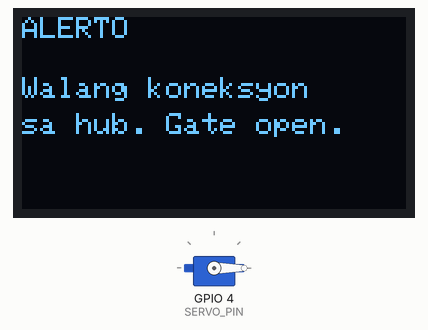
Simulated run of this sketch. Board: ESP32-S3. On the bench: 128×64 one-colour display, servo. WiFi joins after 1.5 s; servers stay silent unless stated; what the sketch prints to the serial monitor is not drawn.

Above: at 18.4 s.

The sketch:

esp32_display_gate.ino
```cpp
/*
  ALERTO output node: ESP32 + 0.96" SSD1306 OLED (128x64, I2C) + servo gate
  --------------------------------------------------------------------------
  Polls the Raspberry Pi every 2 s:  GET http://10.42.0.1/api/display
    {"gate":"open|closed","title":"GO TO ZONE A","lines":["Puno na ang Zone D.", ...],
     "levels":"A:L B:M C:M D:H","lang":"fil","zone":"A"}
  - OLED shows the commuter message (Filipino or English, set on the dashboard)
  - Servo turns to GATE_CLOSED_DEG when every segment is High, back to GATE_OPEN_DEG otherwise
  - If the Pi can't be reached for 15 s, the display says so and the gate stays OPEN (fail-safe)

  Libraries (Arduino Library Manager):
    "Adafruit SSD1306" (+ "Adafruit GFX Library"), "ESP32Servo", "ArduinoJson" (v7)
  Wiring (ESP32-S3 DevKit; change the pins below for other boards):
    OLED  VCC->3V3, GND->GND, SDA->GPIO8, SCL->GPIO9
    Servo signal->GPIO4, V+ -> 5V supply (NOT the 3V3 pin), GND -> shared GND
  A servo can draw 500 mA+ when moving: power it from a separate 5 V supply with
  its ground tied to the ESP32 ground, or the ESP32 will brown out.
*/
#include <Wire.h>
#include <WiFi.h>
#include <HTTPClient.h>
#include <ArduinoJson.h>
#include <Adafruit_GFX.h>
#include <Adafruit_SSD1306.h>
#include <ESP32Servo.h>

// ---------- config ----------
const char* WIFI_SSID   = "CommuterDensity";
const char* WIFI_PASS   = "";
const char* DISPLAY_URL = "http://10.42.0.1/api/display";

const int OLED_SDA = 8, OLED_SCL = 9;
const uint8_t OLED_ADDR = 0x3C;           // some boards use 0x3D
const int SERVO_PIN = 4;
const int GATE_OPEN_DEG = 0;
const int GATE_CLOSED_DEG = 90;
const uint32_t POLL_MS = 2000;
const uint32_t OFFLINE_MS = 15000;
// ----------------------------

Adafruit_SSD1306 oled(128, 64, &Wire, -1);
Servo gate;
bool gateClosed = false;
uint32_t lastOk = 0, lastPoll = 0;

void moveGate(bool close) {
  if (close == gateClosed) return;
  gateClosed = close;
  gate.write(close ? GATE_CLOSED_DEG : GATE_OPEN_DEG);
  Serial.printf("Gate %s\n", close ? "CLOSED" : "OPEN");
}

void show(const char* title, JsonArray lines, const char* levels) {
  oled.clearDisplay();
  oled.setTextColor(SSD1306_WHITE);
  // title bar (inverted)
  oled.fillRect(0, 0, 128, 12, SSD1306_WHITE);
  oled.setTextColor(SSD1306_BLACK);
  oled.setTextSize(1);
  oled.setCursor(2, 2);
  oled.print(title);
  oled.setTextColor(SSD1306_WHITE);
  int y = 16;
  for (JsonVariant l : lines) {
    if (y > 46) break;
    oled.setCursor(0, y);
    oled.print(l.as<const char*>());
    y += 10;
  }
  oled.drawFastHLine(0, 54, 128, SSD1306_WHITE);
  oled.setCursor(0, 56);
  oled.print(levels);
  oled.display();
}

void showText(const char* title, const char* l1, const char* l2) {
  oled.clearDisplay();
  oled.setTextSize(1);
  oled.setTextColor(SSD1306_WHITE);
  oled.setCursor(0, 0);  oled.print(title);
  oled.setCursor(0, 20); oled.print(l1);
  oled.setCursor(0, 32); oled.print(l2);
  oled.display();
}

void ensureWiFi() {
  if (WiFi.status() == WL_CONNECTED) return;
  WiFi.disconnect();
  if (strlen(WIFI_PASS)) WiFi.begin(WIFI_SSID, WIFI_PASS); else WiFi.begin(WIFI_SSID);
  uint32_t t0 = millis();
  while (WiFi.status() != WL_CONNECTED && millis() - t0 < 8000) delay(200);
}

void poll() {
  ensureWiFi();
  if (WiFi.status() != WL_CONNECTED) return;
  HTTPClient http;
  http.setTimeout(2500);
  http.begin(DISPLAY_URL);
  int code = http.GET();
  if (code == 200) {
    JsonDocument doc;
    if (!deserializeJson(doc, http.getString())) {
      lastOk = millis();
      moveGate(strcmp(doc["gate"] | "open", "closed") == 0);
      show(doc["title"] | "ALERTO", doc["lines"].as<JsonArray>(), doc["levels"] | "");
    }
  } else {
    Serial.printf("GET failed: %d\n", code);
  }
  http.end();
}

void setup() {
  Serial.begin(115200);
  delay(500);
  Wire.begin(OLED_SDA, OLED_SCL);
  if (!oled.begin(SSD1306_SWITCHCAPVCC, OLED_ADDR)) Serial.println("OLED not found - check wiring/address");
  showText("ALERTO", "Connecting to", WIFI_SSID);

  ESP32PWM::allocateTimer(0);
  gate.setPeriodHertz(50);
  gate.attach(SERVO_PIN, 500, 2400);
  gate.write(GATE_OPEN_DEG);                 // start open (fail-safe)

  WiFi.mode(WIFI_STA);
  WiFi.setAutoReconnect(true);
  ensureWiFi();
  lastOk = millis();
}

void loop() {
  if (millis() - lastPoll >= POLL_MS) {
    lastPoll = millis();
    poll();
    if (millis() - lastOk > OFFLINE_MS) {       // hub unreachable: open the gate, say so
      moveGate(false);
      showText("ALERTO", "Walang koneksyon", "sa hub. Gate open.");
    }
  }
}
```
